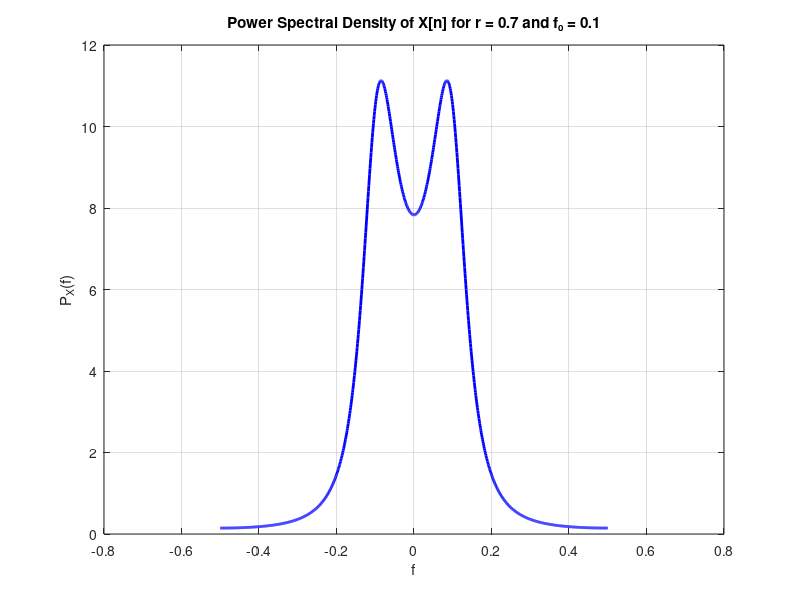
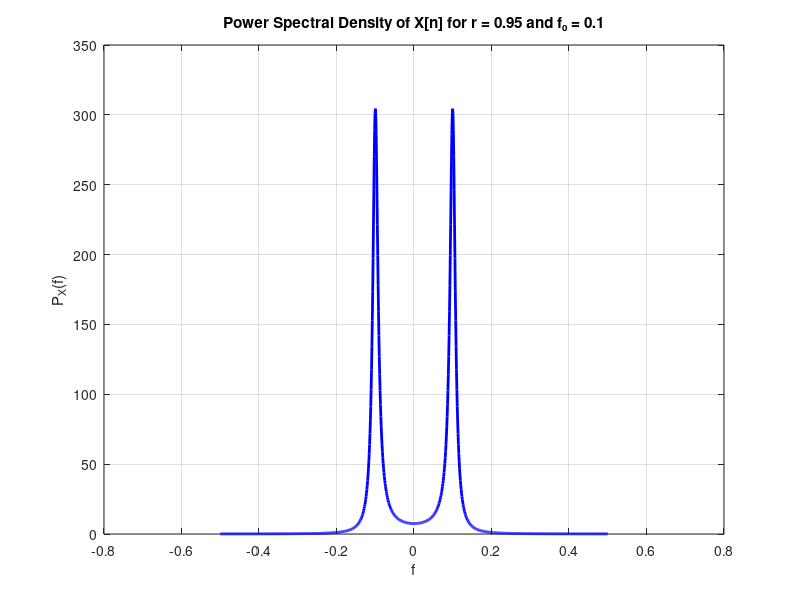
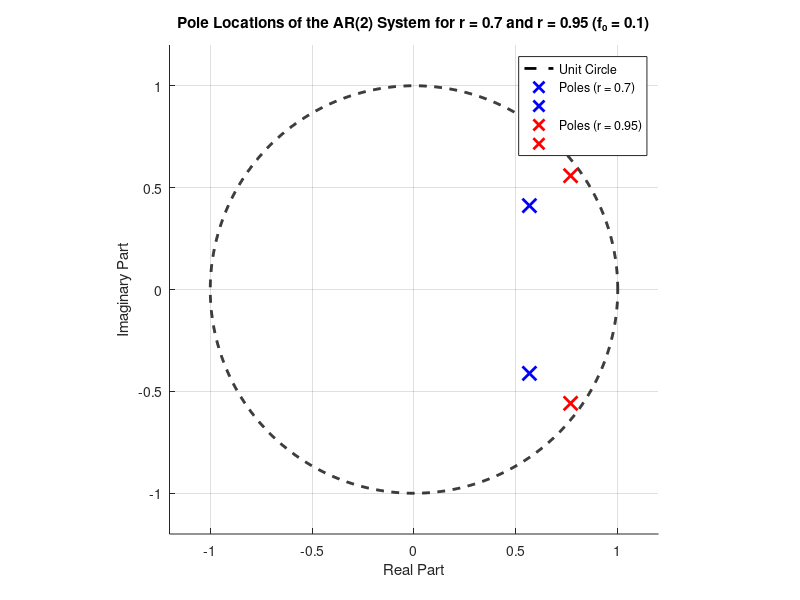

Write the MATLAB code that produced these figures, in order.
% An AR random process of order 2 is given by the recursive difference  equation X[n] = 2r cos(2π f_0)X[n -1] -r^2X[n - 2]+U[n], where U[n] is white 
% Gaussian noise with variance σ_u^2 = 1. For r = 0.7,f_0 = 0.1 and also for 
% r = 0.95, f_0 = 0.1 plot the PSD of X[n]. Can you explain your results? Hint: Determine the pole locations of H(z). 



clear; close all; clc;

f = linspace(-0.5, 0.5, 1000); % frequency axis (normalized)
f0 = 0.1; % given frequency

%% CASE 1 (r = 0.7, f0 = 0.1)
r1 = 0.7;

% Frequency response of AR(2) system 
H_f = 1 ./ (1 - 2*r1*cos(2*pi*f0)*exp(-1i*2*pi*f) + r1^2*exp(-4*1i*pi*f));

PSD = abs(H_f).^2; % PSD 

figure;
plot(f, PSD, 'LineWidth', 2, 'Color', 'blue');
xlabel('f'); ylabel('P_X(f)');
title('Power Spectral Density of X[n] for r = 0.7 and f₀ = 0.1');
grid on;

% Poles 
p1 = r1 * exp(1i*2*pi*f0);
p2 = r1 * exp(-1i*2*pi*f0);


%% CASE 2 (r = 0.95, f0 = 0.1)
r2 = 0.95;

% Frequency response of AR(2) system 
H_f = 1 ./ (1 - 2*r2*cos(2*pi*f0)*exp(-1i*2*pi*f) + r2^2*exp(-1i*4*pi*f));

PSD = abs(H_f).^2; %PSD

figure;
plot(f, PSD, 'LineWidth', 2, 'Color', 'blue');
xlabel('f'); ylabel('P_X(f)');
title('Power Spectral Density of X[n] for r = 0.95 and f₀ = 0.1');
grid on;

% Poles
p3 = r2 * exp(1i*2*pi*f0);
p4 = r2 * exp(-1i*2*pi*f0);


%% Pole Plot
figure;
hold on;

% Unit circle
theta = linspace(0, 2*pi, 2000);
plot(cos(theta), sin(theta), 'k--', 'LineWidth', 2);

% Plot poles for both cases
plot(real(p1), imag(p1), 'bx', 'MarkerSize', 10, 'LineWidth', 2);
plot(real(p2), imag(p2), 'bx', 'MarkerSize', 10, 'LineWidth', 2);
plot(real(p3), imag(p3), 'rx', 'MarkerSize', 10, 'LineWidth', 2);
plot(real(p4), imag(p4), 'rx', 'MarkerSize', 10, 'LineWidth', 2);

grid on;
axis equal;
xlim([-1.2 1.2]); ylim([-1.2 1.2]);

xlabel('Real Part'); ylabel('Imaginary Part');
title('Pole Locations of the AR(2) System for r = 0.7 and r = 0.95 (f₀ = 0.1)');

legend('Unit Circle', ...
       'Poles (r = 0.7)', '', ...
       'Poles (r = 0.95)', '', ...
       'Location', 'northeast');
